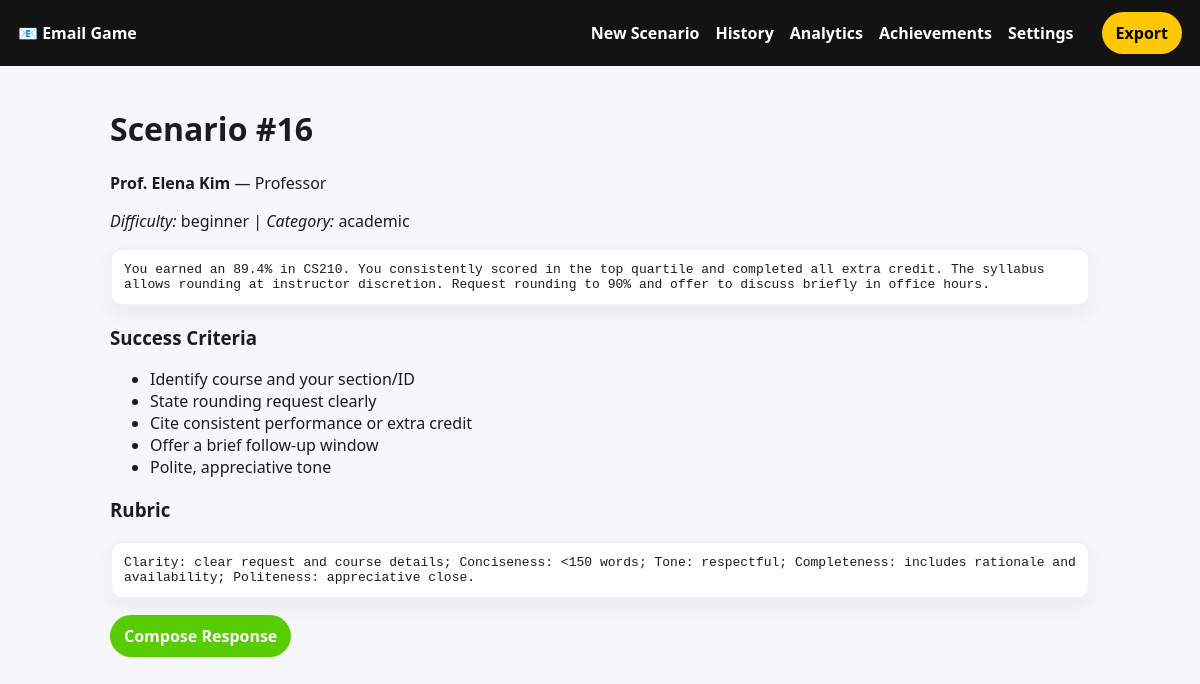
The page /scenario/16 on the database its author committed.
### app/models.py (models this page shows)
class Scenario(db.Model):
    id = db.Column(db.Integer, primary_key=True)
    character_name = db.Column(db.String(120))
    character_role = db.Column(db.String(120))
    character_image_path = db.Column(db.String(256))
    scenario_text = db.Column(db.Text, nullable=False)
    difficulty = db.Column(db.String(32))  # 'beginner'|'intermediate'|'advanced'
    category = db.Column(db.String(64))  # business/academic/personal
    success_criteria = db.Column(db.Text)  # JSON string list
    rubric_text = db.Column(db.Text)  # rubric/guidelines for this scenario
    generated_at = db.Column(db.DateTime, default=datetime.utcnow)
    attempts = db.relationship("Attempt", backref="scenario", lazy=True)

### app/blueprints/scenarios.py (the view)
@scenarios_bp.route("/scenario/<int:id>")
def scenario_view(id: int):
    scenario = get_scenario(id)
    if not scenario:
        return render_template("error.html", message="Scenario not found"), 404
    success = json.loads(scenario.success_criteria or "[]")
    return render_template("scenario_view.html", scenario=scenario, success_criteria=success)

### app/services/scenarios.py (called while the page is built)
def get_scenario(scenario_id: int) -> Optional[Scenario]:
    return Scenario.query.get(scenario_id)

### app/templates/scenario_view.html
{% extends "base.html" %}
{% block content %}
<h1>Scenario #{{ scenario.id }}</h1>
<p><strong>{{ scenario.character_name }}</strong> — {{ scenario.character_role or 'Contact' }}</p>
<p><em>Difficulty:</em> {{ scenario.difficulty or 'beginner' }} | <em>Category:</em> {{ scenario.category or 'business' }}</p>
<pre class="scenario">{{ scenario.scenario_text }}</pre>
<h3>Success Criteria</h3>
<ul>
  {% for s in success_criteria %}
  <li>{{ s }}</li>
  {% endfor %}
</ul>
{% if scenario.rubric_text %}
<h3>Rubric</h3>
<pre class="scenario">{{ scenario.rubric_text }}</pre>
{% endif %}
<p>
  <a class="btn" href="/attempt/new?scenario_id={{ scenario.id }}">Compose Response</a>
</p>
{% endblock %}

### app/static/css/styles.css (style rules this page uses)
:root { --green:#58CC02; --dark:#131313; --bg:#f6f7fb; --card:#ffffff; --text:#1c1c1c; --accent:#ffc800; }
body { font-family: system-ui, -apple-system, Segoe UI, Roboto, Arial, sans-serif; margin: 0; padding: 0; background: var(--bg); color: var(--text); }
.btn { display: inline-block; background: var(--green); color: #fff; padding: 10px 14px; border-radius: 999px; text-decoration: none; font-weight: 700; border: none; cursor: pointer; }
pre.scenario { background: var(--card); padding: 12px; border-radius: 12px; box-shadow: 0 8px 20px rgba(0,0,0,.06); white-space: pre-wrap; border: 2px solid #eef1f7; }

### rows shown on the page
Scenario: id "16", character_name "Prof. Elena Kim", character_role "Professor", difficulty "beginner", category "academic", scenario_text "You earned an 89.4% in CS210. You consistently scored in the top quartile and completed all extra credit. The syllabus allows rounding at instructor discretion. Request rounding to 90% and offer to discuss briefly in office hours.", rubric_text "Clarity: clear request and course details; Conciseness: <150 words; Tone: respectful; Completeness: includes rationale and availability; Politeness: appreciative close."

### other values the page prints
{{ s }} "Identify course and your section/ID" "State rounding request clearly" "Cite consistent performance or extra credit" "Offer a brief follow-up window" "Polite, appreciative tone"
